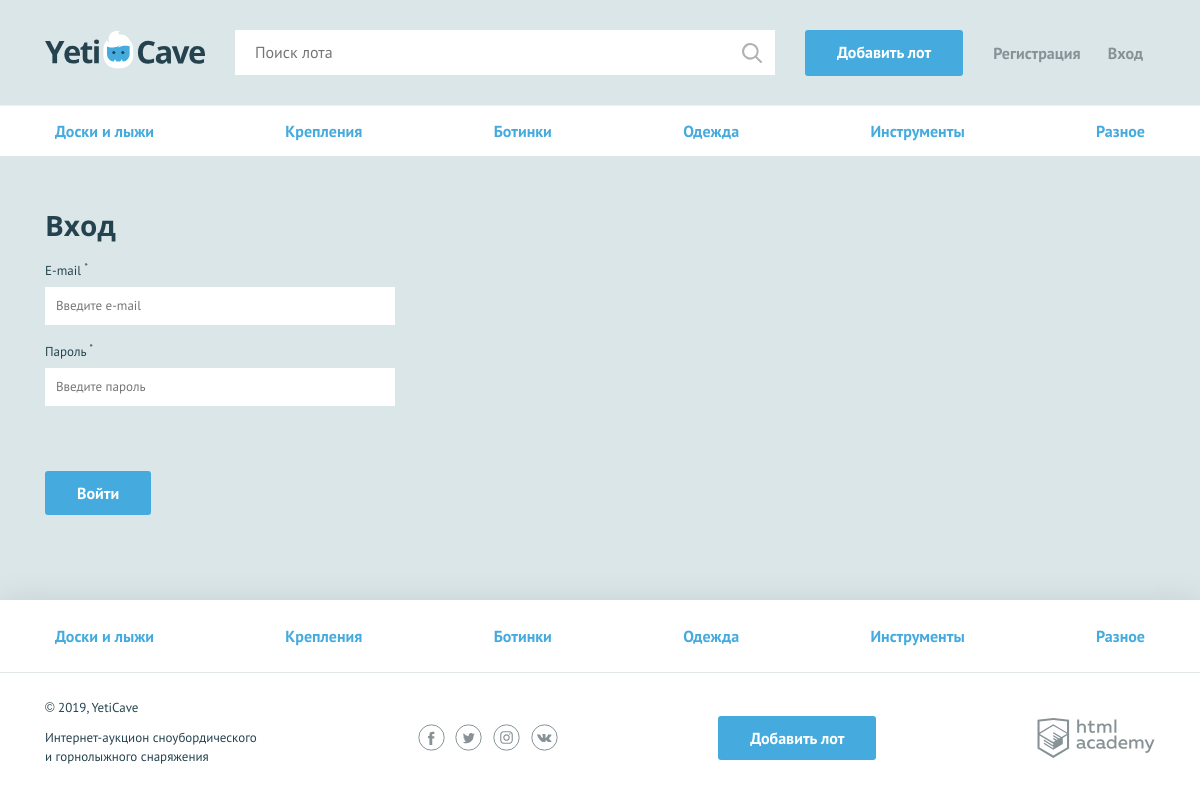
The page /login.php on the database its author committed.
### tables this page shows
CREATE TABLE categories (
    id         INT AUTO_INCREMENT PRIMARY KEY,
    name       CHAR(255) NOT NULL,
    symb_code  CHAR(255) NOT NULL
);

### helpers.php (called while the page is built, shortened)
<?php
function include_template($name, array $data = []) {
    $name = 'templates/' . $name;
    extract($data);
    require $name;
    $result = ob_get_clean();
    return $result;
}

### init.php (called while the page is built, shortened)
<?php
$errors = [];
require_once('functions.php');
require_once('helpers.php');

### templates/login_page.php (the view, shortened to what this page needs)
<nav class="nav">
    <ul class="nav__list container">
        <?php foreach ($categories as $value): ?>
            <li class="nav__item">
                <a href="all-lots.html"><?=strip_tags($value['name']);?></a>
            </li>
        <?php endforeach; ?>
    </ul>
</nav>
<form class="form container <?php if (!empty($errors)): echo 'form--invalid'; endif; ?>" action="login.php" method="post">
    <h2>Вход</h2>
    <div class="form__item <?=errorClass($errors, 'email');?>">
        <label for="email">E-mail <sup>*</sup></label>
        <input id="email" type="text" name="email" placeholder="Введите e-mail" value="<?=getPostVal('email');?>">
    </div>
    <div class="form__item form__item--last <?=errorClass($errors, 'password');?>">
        <label for="password">Пароль <sup>*</sup></label>
        <input id="password" type="password" name="password" placeholder="Введите пароль" value="<?=getPostVal('password');?>">
    </div>
    <button type="submit" class="button">Войти</button>
</form>

### templates/layout.php (shortened to what this page needs)
<!DOCTYPE html>
<html lang="ru">
<head>
    <link href="../css/normalize.min.css" rel="stylesheet">
    <link href="../css/style.css" rel="stylesheet">
</head>
<body>
<div class="page-wrapper">
    <header class="main-header">
        <div class="main-header__container container">
            <a class="main-header__logo" <?php if (!isset($isMain)): echo 'href = "index.php"'; endif; ?>>
                <img src="../img/logo.svg" width="160" height="39" alt="Логотип компании YetiCave">
            </a>
            <form class="main-header__search" method="get" action="search.php" autocomplete="off">
                <input type="search" name="search" placeholder="Поиск лота">
                <input class="main-header__search-btn" type="submit" name="find" value="Найти">
            </form>
            <a class="main-header__add-lot button" href="add.php">Добавить лот</a>
            <nav class="user-menu">
                <?php if (isset($_SESSION['name'])): ?>
                    <div class="user-menu__logged">
                        <p><?=strip_tags($_SESSION['name']);?></p>
                        <a class="user-menu__bets" href="pages/my-bets.html">Мои ставки</a>
                        <a class="user-menu__logout" href="logout.php">Выход</a>
                    </div>
                <?php else: ?>
                    <ul class="user-menu__list">
                        <li class="user-menu__item">
                            <a href="sign_up.php">Регистрация</a>
                        </li>
                        <li class="user-menu__item">
                            <a href="login.php">Вход</a>
                        </li>
                    </ul>
                <?php endif; ?>
            </nav>
        </div>
    </header>
    <main class=<?php if (isset($isMain)): echo 'container'; endif; ?>>
        <?=$content;?>
    </main>
</div>
<footer class="main-footer">
    <nav class="nav">
        <ul class="nav__list container">
            <?php foreach ($categories as $value): ?>
                <li class="nav__item">
                    <a href="pages/all-lots.html"><?=strip_tags($value['name']);?></a>
                </li>
            <?php endforeach; ?>
        </ul>
    </nav>
    <div class="main-footer__bottom container">
        <div class="main-footer__copyright">
            <p>© 2019, YetiCave</p>
            <p>Интернет-аукцион сноубордического и горнолыжного снаряжения</p>
        </div>
        <div class="main-footer__social social">
            <a class="social__link social__link--facebook" href="#">
            </a>
            <a class="social__link social__link--twitter" href="#">
            </a>
            <a class="social__link social__link--instagram" href="#">
            </a>
            <a class="social__link social__link--vkontakte" href="#">
            </a>
        </div>
        <a class="main-footer__add-lot button" href="add.php">Добавить лот</a>
        <div class="main-footer__developed-by">
            <a class="logo-academy" href="https://htmlacademy.ru/intensive/php">
            </a>
        </div>
    </div>
</footer>
<?php if (!isset($isSign)): ?>
    </body>
    </html>
<?php endif; ?>

### css/style.css (style rules this page uses)
html, body { height: 100%; }
.page-wrapper { display: flex; flex-direction: column; min-height: 100%; margin-bottom: -202px; }
.page-wrapper::after { content: ""; display: block; }
.page-wrapper::after { height: 85px; }
main { margin-bottom: 202px; }
body { min-width: 1140px; background-color: #dbe6e9; font-family: "PT Sans", sans-serif; font-weight: 400; font-size: 16px; line-height: 26px; color: #25434e; }
a { text-decoration: none; }
h2 { margin: 0; font-family: "Open Sans", sans-serif; font-size: 28px; line-height: 35px; font-weight: 700; }
.container { width: 1110px; margin: 0 auto; padding: 0 15px; }
.button { display: block; padding: 9px 32px; background-color: #45abde; color: #ffffff; text-align: center; font-weight: 700; border: none; border-radius: 3px; }
.main-header { padding: 30px 0 29px; border-bottom: 1px solid rgba(255, 255, 255, 0.5); }
.main-header__container { display: -webkit-flex; display: -ms-flexbox; display: flex; -webkit-justify-content: flex-start; -ms-flex-pack: start; justify-content: flex-start; }
.main-header__logo { display: block; margin-right: 30px; }
.main-header__search { position: relative; width: 540px; margin-right: 30px; }
.main-header__search input[type="search"] { width: 100%; padding: 8px 19px 9px 19px; border: 1px solid #ffffff; }
.main-header__search-btn { content: ""; position: absolute; top: 3px; right: 3px; width: 20px; height: 20px; padding: 20px; background: url("../img/search.svg") center no-repeat; opacity: 0.3; border: 0; font-size: 0; }
.main-header__add-lot { max-width: 160px; margin-right: 30px; }
.user-menu__list { display: -webkit-flex; display: -ms-flexbox; display: flex; -webkit-justify-content: space-between; -ms-flex-pack: justify; justify-content: space-between; -webkit-flex-wrap: wrap; -ms-flex-wrap: wrap; flex-wrap: wrap; width: 150px; margin: 0; margin-top: 10px; padding: 0; list-style: none; }
.user-menu__item a { color: #879296; font-weight: 700; }
.user-menu { display: -webkit-flex; display: -ms-flexbox; display: flex; }
.main-footer { background-color: #ffffff; box-shadow: 0 0 30px 0 rgba(0, 0, 0, 0.1); }
.main-footer__bottom { display: -webkit-flex; display: -ms-flexbox; display: flex; -webkit-justify-content: space-between; -ms-flex-pack: justify; justify-content: space-between; -webkit-align-items: center; -ms-flex-align: center; align-items: center; padding: 25px 0; }
.main-footer__copyright { max-width: 212px; }
.main-footer__copyright p { margin: 0; margin-bottom: 11px; font-size: 13px; line-height: 19px; }
.main-footer__social { width: 140px; }
.social { display: -webkit-flex; display: -ms-flexbox; display: flex; -webkit-justify-content: space-between; -ms-flex-pack: justify; justify-content: space-between; -webkit-flex-wrap: wrap; -ms-flex-wrap: wrap; flex-wrap: wrap; }
.social__link { width: 27px; height: 27px; }
.logo-academy { display: block; width: 118px; height: 40px; }
.nav { background-color: #ffffff; border-bottom: 1px solid #e1e6e7; }
.nav__list { display: -webkit-flex; display: -ms-flexbox; display: flex; -webkit-justify-content: space-between; -ms-flex-pack: justify; justify-content: space-between; -webkit-flex-wrap: wrap; -ms-flex-wrap: wrap; flex-wrap: wrap; list-style: none; }
.nav__item a { position: relative; display: block; padding: 12px 10px; font-weight: 700; color: #45abde; }
.nav__item a::before { content: ""; display: none; position: absolute; bottom: 0; width: calc(100% - 20px); height: 3px; background-color: #e2e5e6; }
.main-footer .nav__item a { padding: 23px 10px; }
.form { padding-top: 51px; }
.form h2 { padding-bottom: 15px; }
.form__item { width: 350px; margin: 0; margin-bottom: 14px; font-size: 13px; }
.form__item label { display: block; margin-bottom: 3px; }
.form__item input, .form__item textarea { display: block; width: 100%; padding: 5px 10px; border: 1px solid #ffffff; box-sizing: border-box; }
.form__item--last { margin-bottom: 65px; }
.form .button { display: inline-block; vertical-align: middle; margin-right: 20px; }

### rows shown on the page
categories: name "Доски и лыжи"
categories: name "Крепления"
categories: name "Ботинки"
categories: name "Одежда"
categories: name "Инструменты"
categories: name "Разное"
